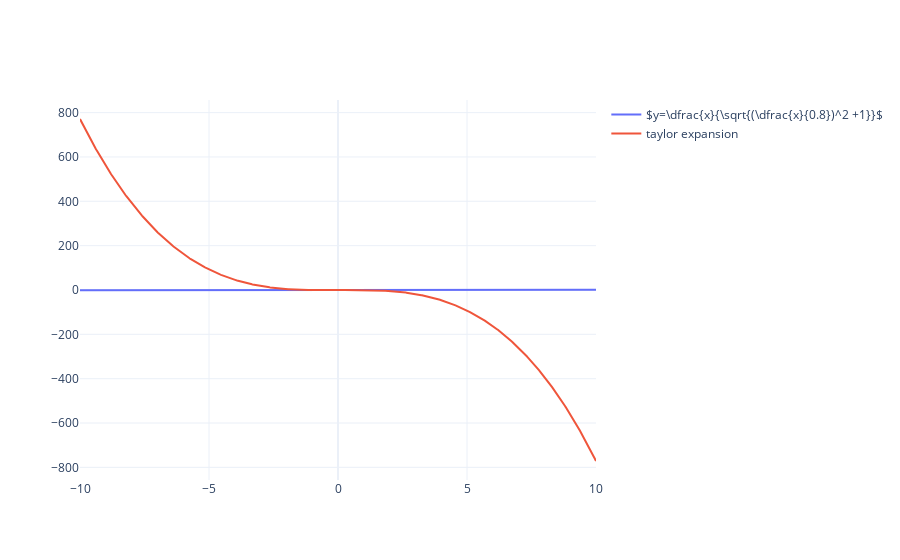

Notebook source saved alongside this figure:
### Markdown cell above
## Non linear transformation of the upper determined fourier expansion
The purpose here is to  smoothen the tooth of the triangle wave function with a non linear function 

$$h(x) = \dfrac{x}{\sqrt{\left(\dfrac{x}{s}\right)^2 + 1}}$$

therefore we evaluate the taylor expansion, around 0, of order 3 of $h(x)$
$$h(x) = x - \dfrac{x^3}{2s^2}$$

In order to have a smooth trigonometric function as output we can modify the coefficient s. Empirically we found the ratio $\dfrac{V_{max}}{s}=0.835$ which produce a nice curve for a signal without any dc component.

Below we apply h on the series expansion evaluated above

### Code cell
s = 0.8 #Without dc component the ratio (V_max - V_min)/s = 1.67 ou V_max/s = 1.67/2

x_2 = np.linspace(-10,10,1000)

h = lambda x : x - x**3/(2*s**2)
l = lambda x :x/np.sqrt((x/s)**2 + 1)

fig = go.Figure(data=[go.Scatter(x=x_2,y=l(x_2), name="$y=\dfrac{x}{\sqrt{(\dfrac{x}{"+str(s)+"})^2 +1}}$"), go.Scatter(x=x_2,y=h(x_2),name="taylor expansion")])
fig.show(rendered="jupyterlab")

### Figure 1 — Plotly figure (JSON) as saved in the notebook; plotly's stock layout.template omitted (floating-point values rounded to 4 significant figures; data arrays with more than 128 entries replaced by an {"elided": "..."} marker saying what was removed)
{"data": [{"name": "$y=\\dfrac{x}{\\sqrt{(\\dfrac{x}{0.8})^2 +1}}$", "type": "scatter", "x": {"elided": "1000 float values"}, "y": {"elided": "1000 float values"}}, {"name": "taylor expansion", "type": "scatter", "x": {"elided": "1000 float values"}, "y": {"elided": "1000 float values"}}], "layout": {"autosize": true, "xaxis": {"autorange": true, "range": [-10, 10], "type": "linear"}, "yaxis": {"autorange": true, "range": [-856.9, 856.9], "type": "linear"}}}
